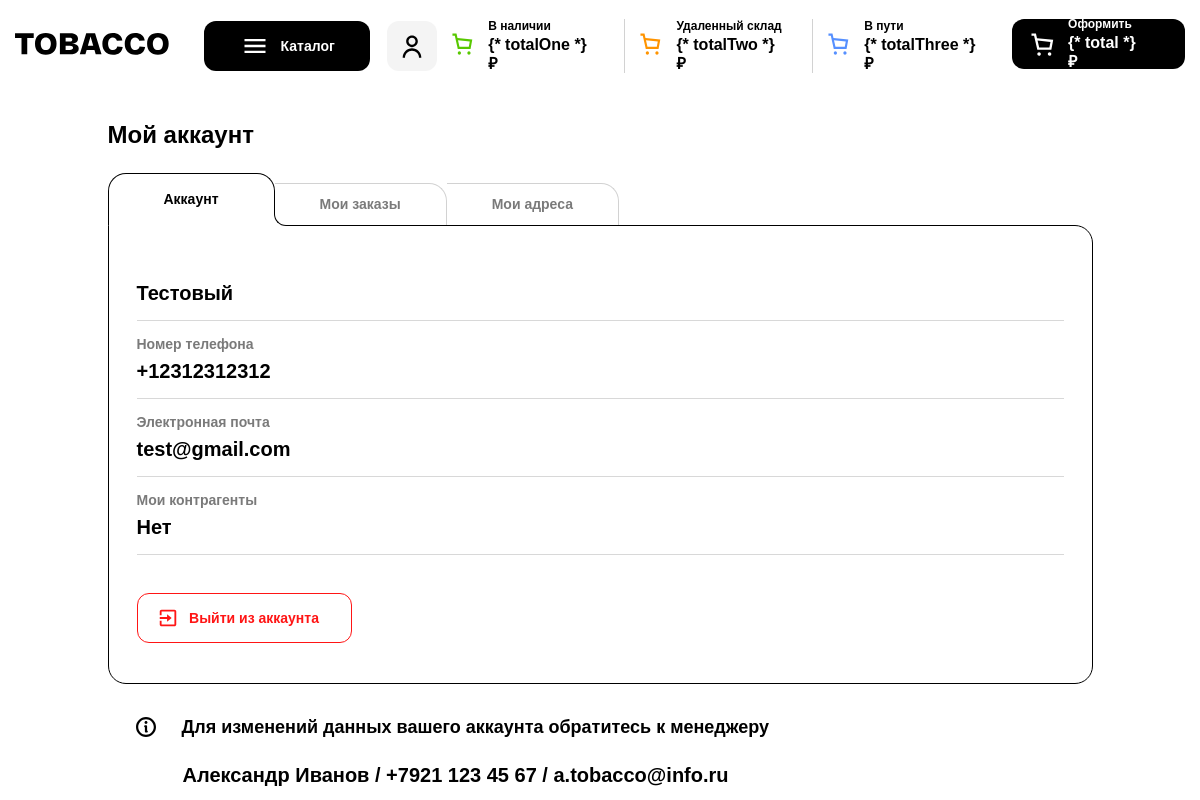
/account/ (signed in), run on the app's committed database.
### api/models.py (models this page shows, shortened)
class Account(models.Model):
    name = models.CharField('Имя', max_length=300)
    phone = models.CharField('Телефон', max_length=300)
    email = models.CharField('Почта', max_length=300)
    agents = models.CharField('Контрагенты', max_length=300)
    address = models.CharField('Адреса', max_length=300)
    user = models.ForeignKey(User, on_delete=models.PROTECT, null=True)
    class Meta:
        verbose_name = 'Пользователь'
        verbose_name_plural = 'Пользователи'

### main/views.py (the view)
# urls.py: path('account/', account, name='account'),
@login_required(login_url='/auth/')
def account(request):
    subcategories = Subcategory.objects.all().order_by('parent_category_id')
    account = Account.objects.filter(user=request.user.id).first()
    deliveryAddresses = DeliveryAddresses.objects.all()
    orders_ = UserOrder.objects.filter(user=request.user).all().order_by('id')
    total = {'total': 0, 'way': 0, 'stock': 0, 'remote': 0}
    all_orders = []
    for orders in orders_:
        order = {}
        total = {'total': 0, 'way': 0, 'stock': 0, 'remote': 0}
        json_order = json.loads(orders.items)
        availability_list = ['stock', 'remote', 'way']
        for item in json_order:
            item_id = Product.objects.get(id=item)
            category = item_id.category.parent_category.name
            clean_json_order = {}  # order list without empty fields
            category_total = 0
            for availability in availability_list:
                if availability in json_order[item]:
                    if json_order[item][availability]['count'] != 0:
                        total[availability] += json_order[item][availability]['total']
                        category_total += json_order[item][availability]['total']
                        total['total'] += json_order[item][availability]['total']
                        rest = eval(f"item_id.availability.{availability}")
                        price = item_id.price
                        if 'remainder' in json_order[item][availability]:
                            remainder = json_order[item][availability]['remainder']
                        else:
                            remainder = None
                        clean_json_order[availability] = {'total': json_order[item][availability]['total'], 'count': json_order[item][availability]['count'], 'rest': rest, 'price': price,
                                                          'carton': json_order[item][availability]['carton'], 'remainder': remainder}
            item_ = {'item': item_id, 'availability': clean_json_order}
            if item_['availability'] != {}:
                if category not in order:
                    order[category] = {
                        'total': category_total, 'items': [item_]}
                else:
                    order[category]['items'].append(item_)
                    order[category]['total'] += category_total
        all_orders.append(order)
    return render(request, 'main/account.html', {'all_orders': all_orders, 'total': total, 'account': account, 'deliveryAddresses': deliveryAddresses, "orders": orders_, 'subcategories': subcategories})

### api/models.py (called while the page is built)
    def __str__(self):
        return self.address

### main/templates/main/account.html (shortened to what this page needs)
{% extends 'main/base.html' %}
{% load static%}
{% block content %}
<main class="main">
  <div class="account__container container">
    <h1 class="account__title">Мой аккаунт</h1>
    <div class="account__content">
      <div class="tabs account-tabs" data-tabs="tab">
        <ul class="tabs__nav account-tabs__nav">
          <li class="tabs__nav-item account-tabs__nav-item">
            <button class="btn-reset tabs__nav-btn account-tabs__nav-btn account-tabs__nav-btn--account"
              type="button">
              Аккаунт
            </button>
          </li>
          <li class="tabs__nav-item account-tabs__nav-item">
            <button class="btn-reset tabs__nav-btn account-tabs__nav-btn" type="button">Мои заказы</button>
          </li>
          <li class="tabs__nav-item account-tabs__nav-item">
            <button class="btn-reset tabs__nav-btn account-tabs__nav-btn" type="button">Мои адреса</button>
          </li>
        </ul>
        <div class="tabs__content account-tabs__content">
          <div class="tabs__panel account-tabs__panel">
            <section class="my-data">
              <div class="my-data__body tabs-section-body">
                <ul class="list-reset my-data__list">
                  <li class="my-data__item">{{account.name}}</li>
                  <li class="my-data__item">
                    <span>Номер телефона</span>
                    {{account.phone}}
                  </li>
                  <li class="my-data__item">
                    <span>Электронная почта</span>
                    {{account.email}}
                  </li>
                  <li class="my-data__item">
                    <span>Мои контрагенты</span>
                    {{account.agents}}
                  </li>
                </ul>
                <div class="my-data__bottom">
                  <button class="btn-reset btn-red btn-red--exit" onclick="location.href='/logout'">Выйти
                    из аккаунта</button>
                </div>
              </div>
              <div class="tabs-section-footer">
                <div class="tabs-section-footer__info">Для изменений данных вашего аккаунта обратитесь к менеджеру</div>
                <div class="tabs-section-footer__connection">Александр Иванов / +7921 123 45 67 / а.tobacco@info.ru
                </div>
              </div>
            </section>
          </div>
        </div>
      </div>
    </div>
  </div>
</main>
</div>
{% endblock %}

### data on the page
Account: name "Тестовый", phone "+12312312312", email "test@gmail.com", agents "Нет"
